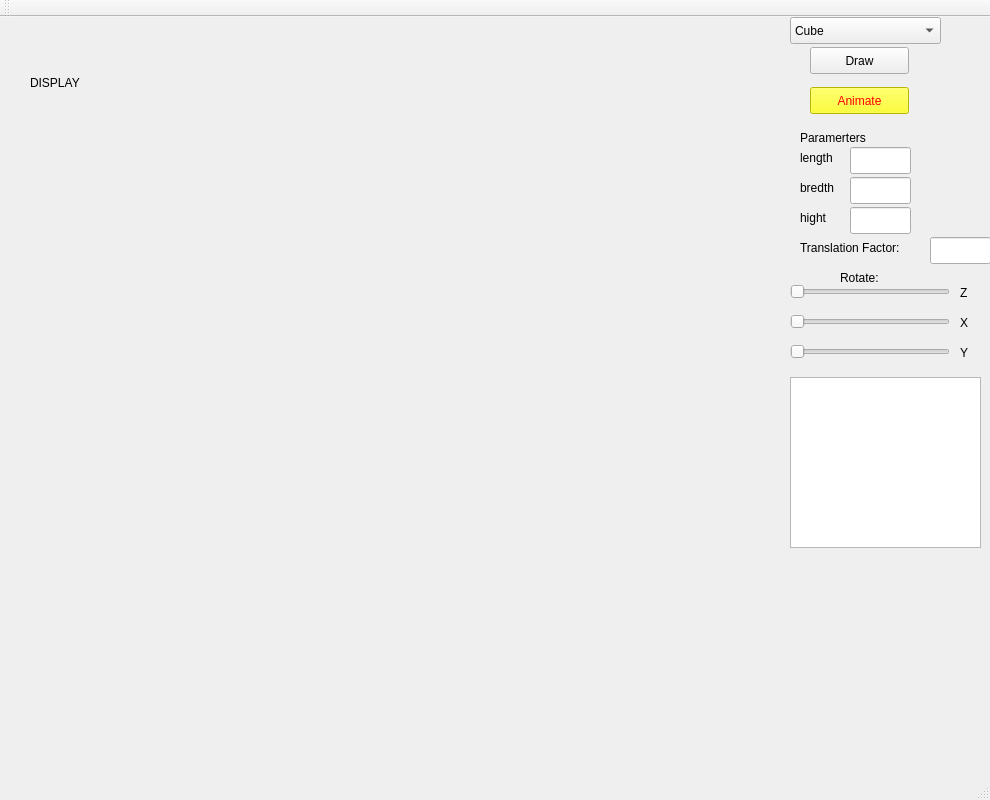
<?xml version="1.0" encoding="UTF-8"?>
<ui version="4.0">
 <class>MainWindow</class>
 <widget class="QMainWindow" name="MainWindow">
  <property name="geometry">
   <rect>
    <x>0</x>
    <y>0</y>
    <width>990</width>
    <height>800</height>
   </rect>
  </property>
  <property name="windowTitle">
   <string>MainWindow</string>
  </property>
  <widget class="QWidget" name="centralWidget">
   <widget class="QComboBox" name="comboBox">
    <property name="geometry">
     <rect>
      <x>790</x>
      <y>0</y>
      <width>151</width>
      <height>27</height>
     </rect>
    </property>
    <item>
     <property name="text">
      <string>Cube</string>
     </property>
    </item>
    <item>
     <property name="text">
      <string>car</string>
     </property>
    </item>
    <item>
     <property name="text">
      <string>Sine Curve</string>
     </property>
    </item>
    <item>
     <property name="text">
      <string>Cos Curve</string>
     </property>
    </item>
    <item>
     <property name="text">
      <string>Tan Curve</string>
     </property>
    </item>
    <item>
     <property name="text">
      <string>Z^2=X^2-Y^2</string>
     </property>
    </item>
    <item>
     <property name="text">
      <string>Z^2=X^2+Y^2</string>
     </property>
    </item>
    <item>
     <property name="text">
      <string>Sphere Equation</string>
     </property>
    </item>
   </widget>
   <widget class="QLabel" name="label">
    <property name="geometry">
     <rect>
      <x>800</x>
      <y>110</y>
      <width>91</width>
      <height>21</height>
     </rect>
    </property>
    <property name="text">
     <string>Paramerters</string>
    </property>
   </widget>
   <widget class="QLabel" name="label_2">
    <property name="geometry">
     <rect>
      <x>800</x>
      <y>130</y>
      <width>51</width>
      <height>21</height>
     </rect>
    </property>
    <property name="text">
     <string>length</string>
    </property>
   </widget>
   <widget class="QLineEdit" name="length">
    <property name="geometry">
     <rect>
      <x>850</x>
      <y>130</y>
      <width>61</width>
      <height>27</height>
     </rect>
    </property>
   </widget>
   <widget class="QLabel" name="label_3">
    <property name="geometry">
     <rect>
      <x>800</x>
      <y>160</y>
      <width>51</width>
      <height>21</height>
     </rect>
    </property>
    <property name="text">
     <string>bredth</string>
    </property>
   </widget>
   <widget class="QLabel" name="label_4">
    <property name="geometry">
     <rect>
      <x>800</x>
      <y>190</y>
      <width>51</width>
      <height>21</height>
     </rect>
    </property>
    <property name="text">
     <string>hight</string>
    </property>
   </widget>
   <widget class="QLineEdit" name="bredth">
    <property name="geometry">
     <rect>
      <x>850</x>
      <y>160</y>
      <width>61</width>
      <height>27</height>
     </rect>
    </property>
   </widget>
   <widget class="QLineEdit" name="hight">
    <property name="geometry">
     <rect>
      <x>850</x>
      <y>190</y>
      <width>61</width>
      <height>27</height>
     </rect>
    </property>
   </widget>
   <widget class="QPushButton" name="draw">
    <property name="geometry">
     <rect>
      <x>810</x>
      <y>30</y>
      <width>99</width>
      <height>27</height>
     </rect>
    </property>
    <property name="text">
     <string>Draw</string>
    </property>
   </widget>
   <widget class="QSlider" name="horizontalSlider">
    <property name="geometry">
     <rect>
      <x>790</x>
      <y>260</y>
      <width>160</width>
      <height>29</height>
     </rect>
    </property>
    <property name="orientation">
     <enum>Qt::Horizontal</enum>
    </property>
   </widget>
   <widget class="QSlider" name="horizontalSlider_2">
    <property name="geometry">
     <rect>
      <x>790</x>
      <y>290</y>
      <width>160</width>
      <height>29</height>
     </rect>
    </property>
    <property name="orientation">
     <enum>Qt::Horizontal</enum>
    </property>
   </widget>
   <widget class="QSlider" name="horizontalSlider_3">
    <property name="geometry">
     <rect>
      <x>790</x>
      <y>320</y>
      <width>160</width>
      <height>29</height>
     </rect>
    </property>
    <property name="orientation">
     <enum>Qt::Horizontal</enum>
    </property>
   </widget>
   <widget class="QLabel" name="label_5">
    <property name="geometry">
     <rect>
      <x>960</x>
      <y>260</y>
      <width>21</width>
      <height>31</height>
     </rect>
    </property>
    <property name="text">
     <string>Z</string>
    </property>
   </widget>
   <widget class="QLabel" name="label_6">
    <property name="geometry">
     <rect>
      <x>960</x>
      <y>290</y>
      <width>21</width>
      <height>31</height>
     </rect>
    </property>
    <property name="text">
     <string>X</string>
    </property>
   </widget>
   <widget class="QLabel" name="label_7">
    <property name="geometry">
     <rect>
      <x>960</x>
      <y>320</y>
      <width>21</width>
      <height>31</height>
     </rect>
    </property>
    <property name="text">
     <string>Y</string>
    </property>
   </widget>
   <widget class="QLabel" name="Displayy">
    <property name="geometry">
     <rect>
      <x>30</x>
      <y>30</y>
      <width>91</width>
      <height>71</height>
     </rect>
    </property>
    <property name="text">
     <string>DISPLAY</string>
    </property>
   </widget>
   <widget class="QPushButton" name="animate">
    <property name="geometry">
     <rect>
      <x>810</x>
      <y>70</y>
      <width>99</width>
      <height>27</height>
     </rect>
    </property>
    <property name="autoFillBackground">
     <bool>false</bool>
    </property>
    <property name="styleSheet">
     <string notr="true">color : red;
background-color : yellow;</string>
    </property>
    <property name="text">
     <string>Animate</string>
    </property>
   </widget>
   <widget class="QLineEdit" name="TF">
    <property name="geometry">
     <rect>
      <x>930</x>
      <y>220</y>
      <width>61</width>
      <height>27</height>
     </rect>
    </property>
   </widget>
   <widget class="QLabel" name="label_8">
    <property name="geometry">
     <rect>
      <x>800</x>
      <y>220</y>
      <width>131</width>
      <height>21</height>
     </rect>
    </property>
    <property name="text">
     <string>Translation Factor:</string>
    </property>
   </widget>
   <widget class="QTextBrowser" name="textBrowser">
    <property name="geometry">
     <rect>
      <x>790</x>
      <y>360</y>
      <width>191</width>
      <height>171</height>
     </rect>
    </property>
   </widget>
   <widget class="QLabel" name="label_9">
    <property name="geometry">
     <rect>
      <x>840</x>
      <y>250</y>
      <width>61</width>
      <height>21</height>
     </rect>
    </property>
    <property name="text">
     <string>Rotate:</string>
    </property>
   </widget>
  </widget>
  <widget class="QMenuBar" name="menuBar">
   <property name="geometry">
    <rect>
     <x>0</x>
     <y>0</y>
     <width>990</width>
     <height>25</height>
    </rect>
   </property>
  </widget>
  <widget class="QToolBar" name="mainToolBar">
   <attribute name="toolBarArea">
    <enum>TopToolBarArea</enum>
   </attribute>
   <attribute name="toolBarBreak">
    <bool>false</bool>
   </attribute>
  </widget>
  <widget class="QStatusBar" name="statusBar"/>
 </widget>
 <layoutdefault spacing="6" margin="11"/>
 <resources/>
 <connections/>
</ui>
